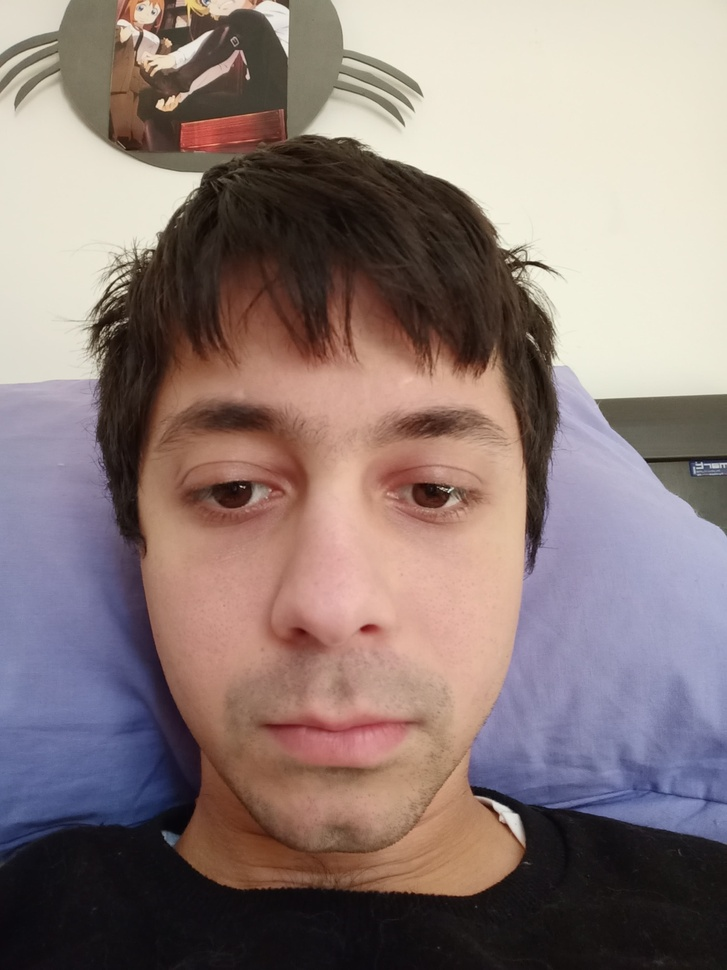
#> input picture DataSet-Trial/face2.jpg, 727 x 970 px, shrunk from 3024 x 4032 before the run
$ python -i SkinSegmentation.py   (imports and definitions only)
#> lines starting #> are read from the running program, lines starting #| are printed output that depends on the picture; after the words box and inside, x2 and y2 are one past the last pixel; in counts of white or black regions, pixels touching at a corner belong together
#> further down, picture is the input picture: shape (970, 727, 3); mean B, G, R 120.2, 123.7, 140.7
import cv2
import numpy as np
import skimage.io as io

#----------------------------------------------------------------------------
# function used to exract skin from image
# input: image
# output: skin mask
def segmentSkin(img):
    B=img[:,:,0]
    G=img[:,:,1]
    R=img[:,:,2]

    hsv=cv2.cvtColor(img,cv2.COLOR_BGR2HSV)
#> hsv: shape (970, 727, 3); mean H, S, V 49.8, 70.4, 147.9
    h=hsv[:,:,0]
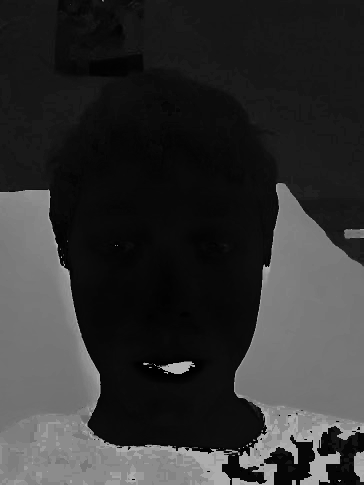
#> h: shape (970, 727) (shown at 1/2 size); min 0, max 179, mean 49.8
    s=hsv[:,:,1]
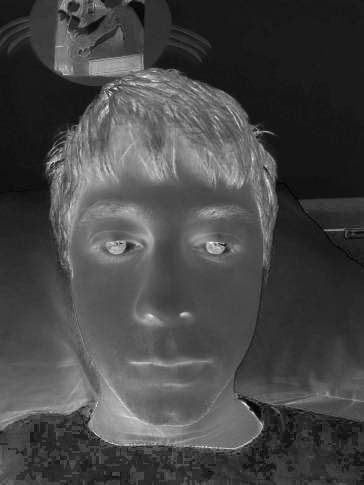
#> s: shape (970, 727) (shown at 1/2 size); min 0, max 255, mean 70.4
    v=hsv[:,:,2]
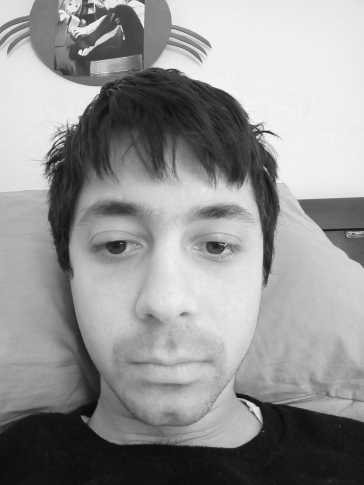
#> v: shape (970, 727) (shown at 1/2 size); min 7, max 255, mean 147.9

    Y=0.299*R+0.587*G+0.114*B
    Cb=(B-Y)*0.564+128
    Cr=(R-Y)*0.713+128
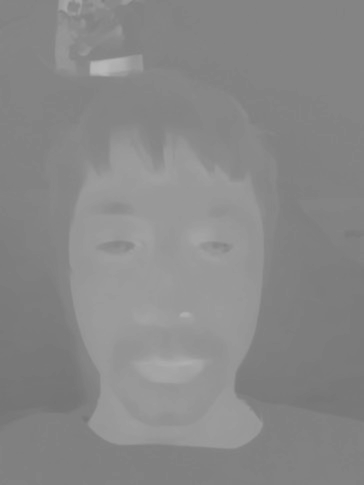
#> Cr: shape (970, 727) float64 (shown at 1/2 size); min 115.8, max 185.8, mean 136.8

    skin_one = np.zeros((len(img),len(img[0])))
#> skin_one: shape (970, 727) float64; every value is 0
    skin_one_h = np.logical_and(h>=0.0,h<=50.0)
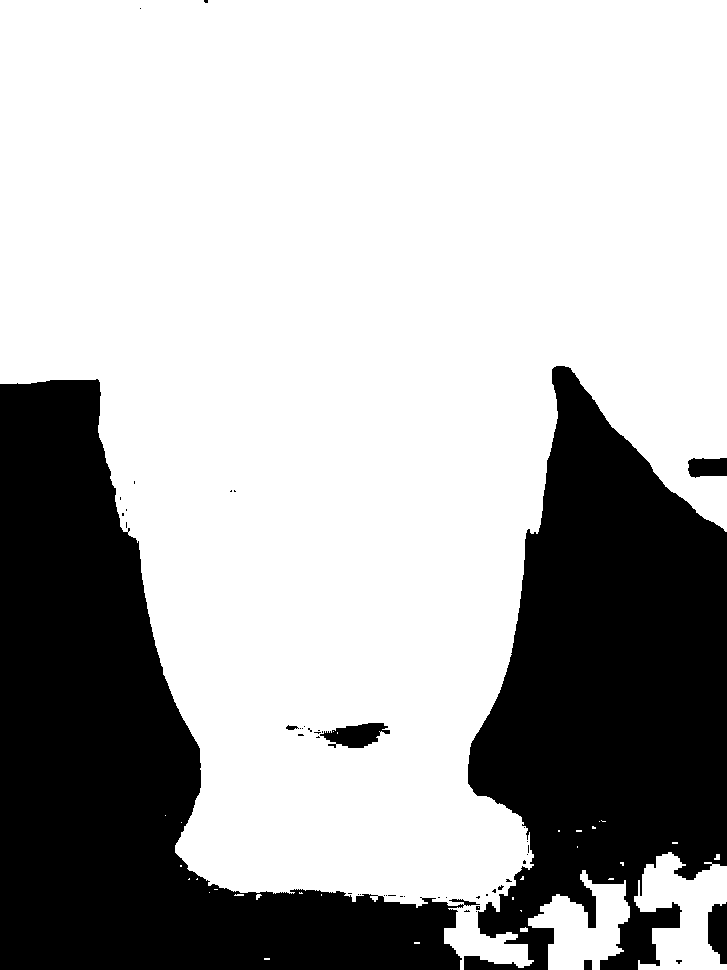
#> skin_one_h: shape (970, 727) bool; 69.6% white; 49 black regions (42 under 20 px), largest, box (x1, y1, x2, y2) and area: (0, 379, 480, 970) 112845, (464, 366, 727, 970) 98324, (320, 723, 390, 748) 1077
    skin_one_s = np.logical_and(s>=0.23,s<=0.68)
#> skin_one_s: shape (970, 727) bool; every value is 0
    skin_one_rgb =  np.logical_and(np.logical_and(np.logical_and(np.logical_and(np.logical_and(R>95,G>40),B>20),R>G),R>B),np.absolute(np.array(R)-np.array(G)) > 15)
#> skin_one_rgb: shape (970, 727) bool; 28.2% white; 90 white regions (74 under 20 px), largest, box (x1, y1, x2, y2) and area: (138, 285, 530, 896) 186500, (109, 0, 192, 151) 5567, (179, 109, 289, 158) 3621
    skin_one = np.logical_and(np.logical_and(skin_one_h,skin_one_rgb),skin_one_s)

    skin_two = np.zeros((len(img),len(img[0])))
    skin_two_rgb = np.logical_and(np.logical_and(np.logical_and(np.logical_and(np.logical_and(R>95,G>40),B>20),R>G),R>B),np.absolute(np.array(R)-np.array(G))>15)
    skin_two_YCbCr = np.logical_and(np.logical_and(np.logical_and(np.logical_and(np.logical_and(np.logical_and(np.logical_and(Cr>135,Cb>85),Y>80),Cr<=((1.5862*Cb)+20)),Cr>=((0.3448*Cb)+76.2069)),
                                    Cr>=((-4.5652*Cb)+234.5652)),Cr<=((-1.15*Cb)+301.75)),Cr<=((-2.2857*Cb)+432.85))
#> skin_two_YCbCr: shape (970, 727) bool; 26.6% white; 185 white regions (143 under 20 px), largest, box (x1, y1, x2, y2) and area: (138, 294, 528, 896) 173620, (106, 0, 197, 151) 5755, (178, 110, 278, 160) 2247
    skin_two = np.logical_and(skin_two_YCbCr,skin_two_rgb)
#> skin_two: shape (970, 727) bool; 26.2% white; 118 white regions (97 under 20 px), largest, box (x1, y1, x2, y2) and area: (138, 294, 528, 896) 173554, (109, 0, 190, 151) 5200, (179, 110, 278, 158) 2181
    skin = np.logical_or(skin_one,skin_two)
    skin_image = np.copy(img)
    skin_image[skin] = 255
    skin_image[np.logical_not(skin)] = 0
    holes_filled_skin_image = fill_holes(skin_image)
    holes_filled_skin_image = holes_filled_skin_image.astype(np.uint8)
    holes_filled_skin_image = cv2.cvtColor(holes_filled_skin_image,cv2.COLOR_RGB2GRAY)
    cv2.imshow('skin_image', holes_filled_skin_image)
    return holes_filled_skin_image
#----------------------------------------------------------------------------
# function used to support segmentSkin function by filling holes in the skin mask from image
# input: skin mask
# output: skin mask
def fill_holes(img):
    kernel = cv2.getStructuringElement(cv2.MORPH_ELLIPSE,(5,5))
    res = cv2.morphologyEx(img,cv2.MORPH_OPEN,kernel)
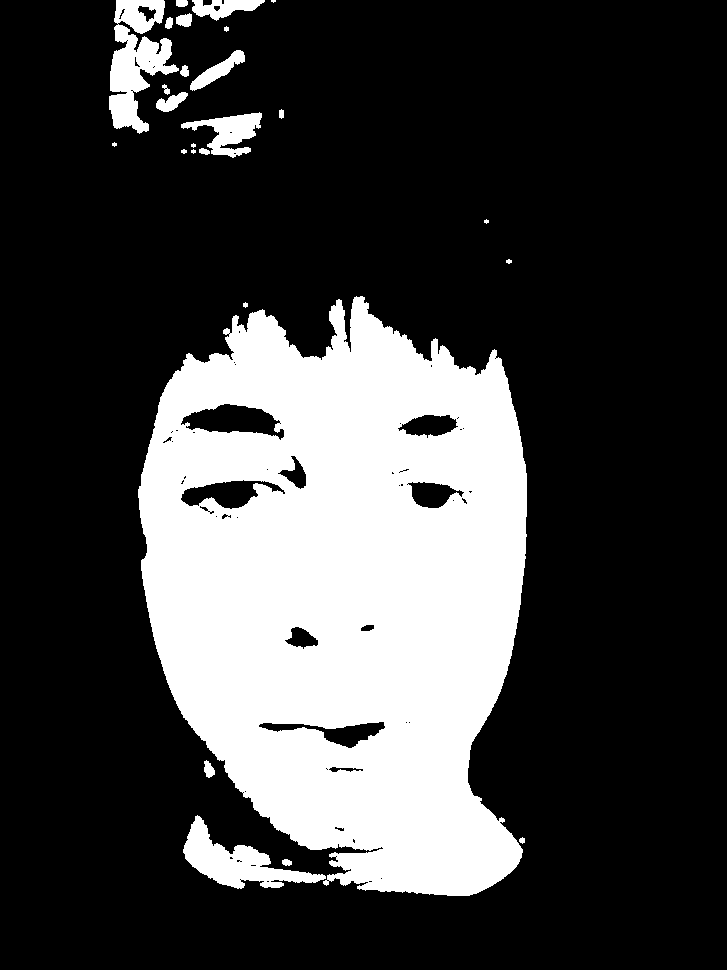
#> res: shape (970, 727, 3); 25.7% white; 26 white regions (5 under 20 px), largest, box (x1, y1, x2, y2) and area: (138, 296, 527, 896) 168138, (109, 0, 179, 134) 4803, (183, 815, 326, 889) 3863
    return res
#----------------------------------------------------------------------------
# function used to exract skin from image
# input: image, skin mask
# output: skin only image
# [36 lines left out: function extractSkin, not called in this run]

>>> import cv2
>>> picture = cv2.imread('DataSet-Trial/face2.jpg')
>>> result = segmentSkin(picture)

$ run again, on DataSet-Trial/face3.jpg
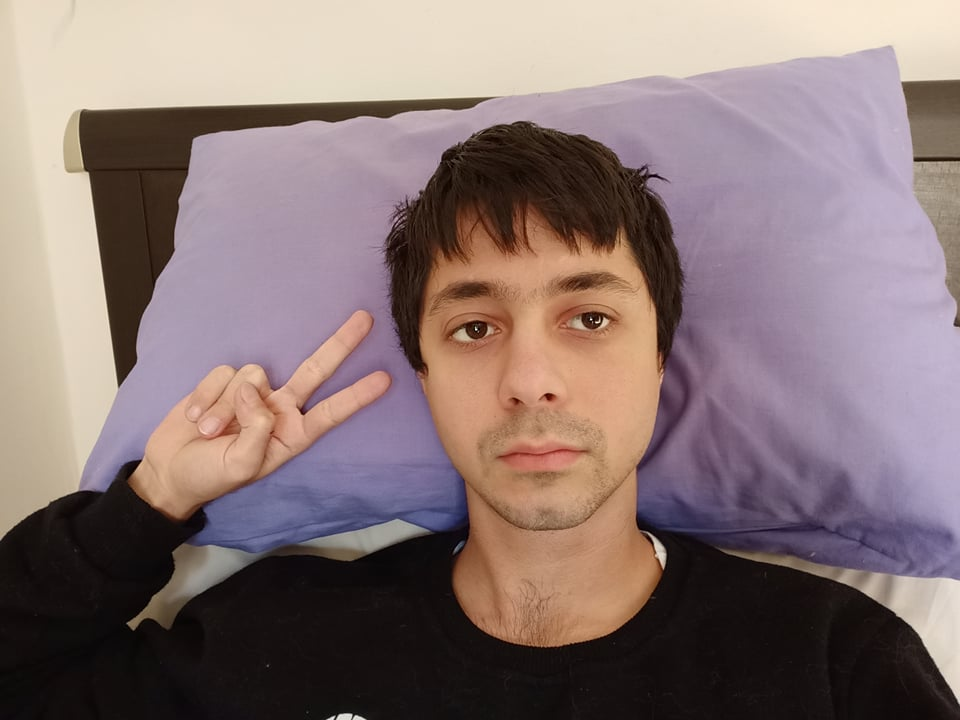
#> input picture DataSet-Trial/face3.jpg, 960 x 720 px
#> picture is the input picture: shape (720, 960, 3); mean B, G, R 116.2, 117.6, 136.4
#> hsv: shape (720, 960, 3); mean H, S, V 62.6, 67.8, 139.5
#> skin_one: shape (720, 960) float64; every value is 0
#> in segmentSkin, `skin_one_h = np.logical_and(h>=0.0,h<=50.0)`:
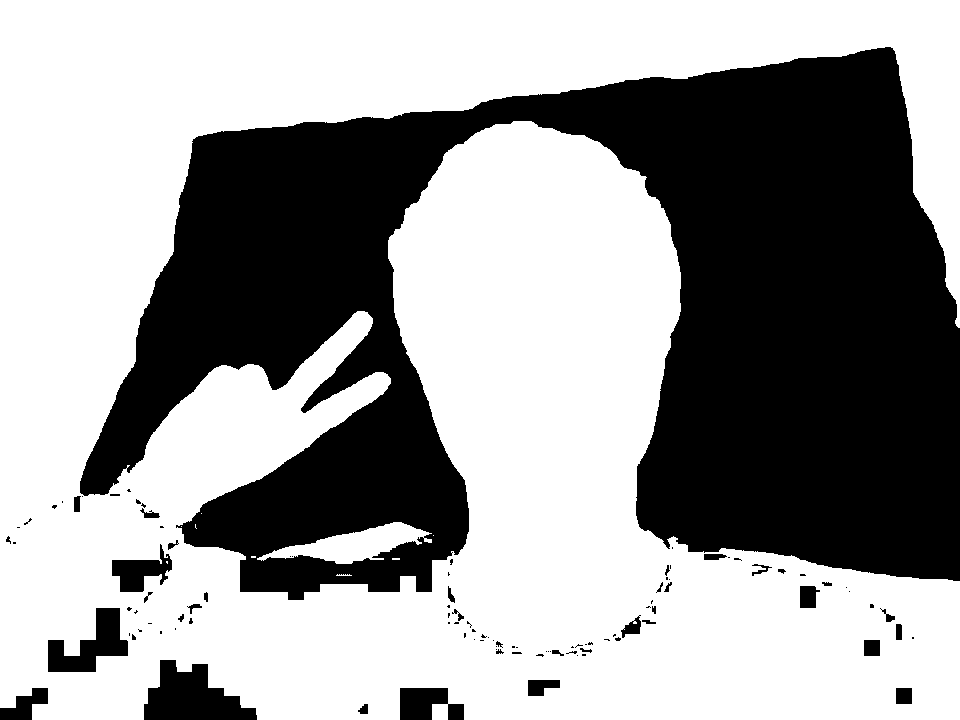
#> skin_one_h: shape (720, 960) bool; 61.6% white; 105 black regions (67 under 20 px), largest, box (x1, y1, x2, y2) and area: (80, 47, 960, 600) 251494, (144, 660, 257, 720) 4175, (48, 608, 128, 672) 2559
#> skin_one_s: shape (720, 960) bool; every value is 0
#> skin_one_rgb: shape (720, 960) bool; 24.8% white; 130 white regions (102 under 20 px), largest, box (x1, y1, x2, y2) and area: (415, 204, 683, 647) 82468, (129, 62, 784, 519) 63105, (0, 352, 84, 538) 9095
#> skin_two_YCbCr: shape (720, 960) bool; 35% white; 129 white regions (107 under 20 px), largest, box (x1, y1, x2, y2) and area: (0, 0, 960, 539) 132527, (417, 209, 666, 647) 79611, (130, 310, 392, 518) 22200
#> skin_two: shape (720, 960) bool; 18.1% white; 164 white regions (132 under 20 px), largest, box (x1, y1, x2, y2) and area: (417, 209, 665, 647) 79552, (130, 310, 392, 518) 22200, (0, 352, 82, 538) 9076
#> in fill_holes, `res = cv2.morphologyEx(img,cv2.MORPH_OPEN,kernel)`:
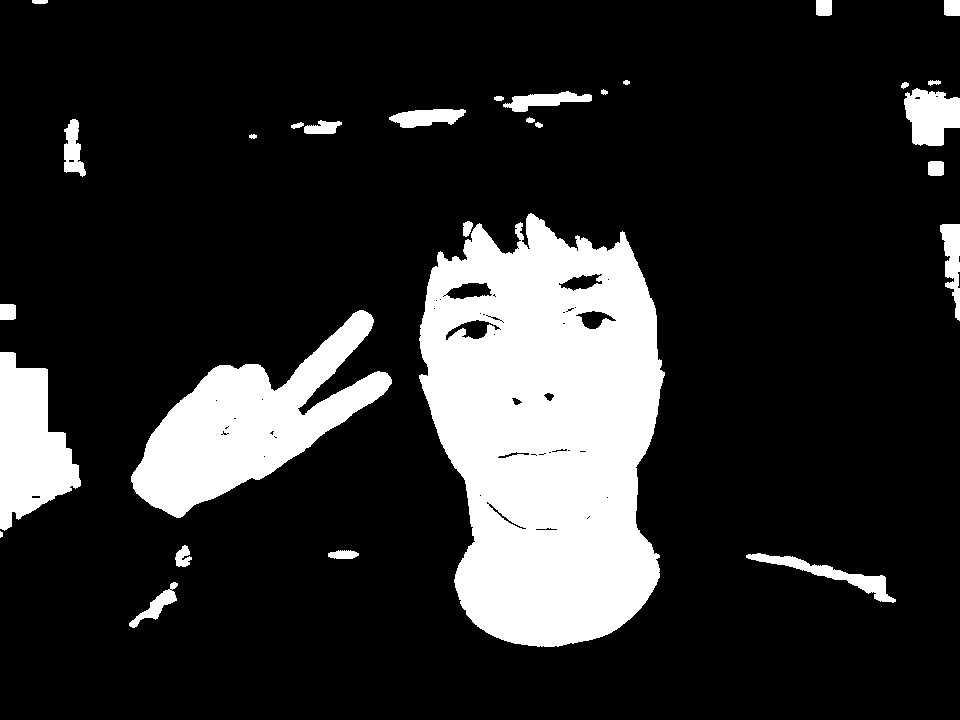
#> res: shape (720, 960, 3); 17.5% white; 29 white regions (1 under 20 px), largest, box (x1, y1, x2, y2) and area: (419, 213, 665, 647) 78784, (131, 310, 392, 518) 22167, (0, 352, 81, 531) 8931

$ run again, on DataSet-Trial/mug.jpg
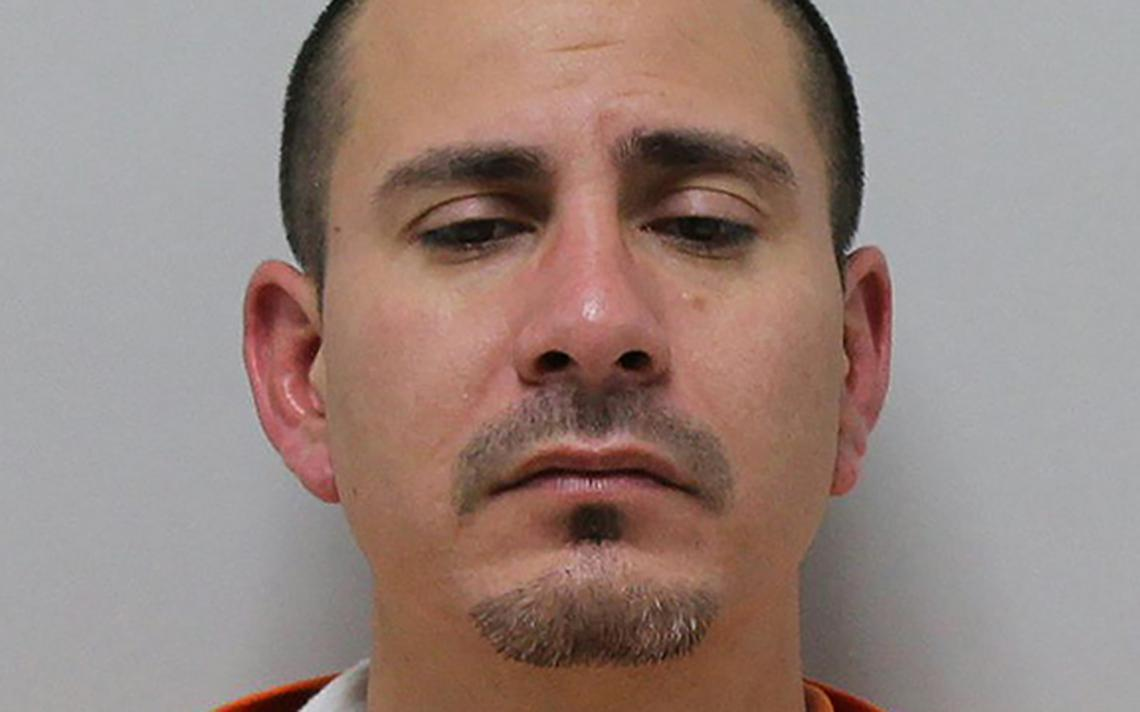
#> input picture DataSet-Trial/mug.jpg, 1140 x 712 px
#> picture is the input picture: shape (712, 1140, 3); mean B, G, R 125.8, 132.6, 152.3
#> hsv: shape (712, 1140, 3); mean H, S, V 58.4, 54, 153.7
#> skin_one: shape (712, 1140) float64; every value is 0
#> in segmentSkin, `skin_one_h = np.logical_and(h>=0.0,h<=50.0)`:
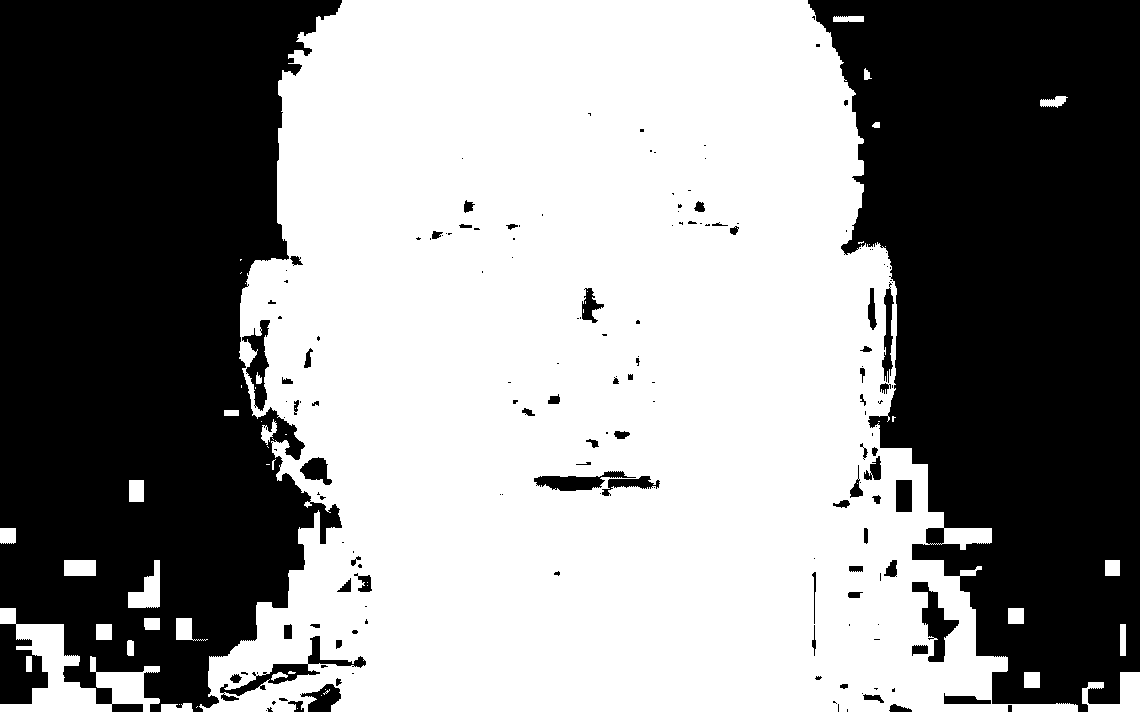
#> skin_one_h: shape (712, 1140) bool; 55.2% white; 166 black regions (97 under 20 px), largest, box (x1, y1, x2, y2) and area: (0, 0, 342, 712) 184784, (808, 0, 1140, 712) 166545, (220, 636, 366, 701) 1522
#> skin_one_s: shape (712, 1140) bool; every value is 0
#> skin_one_rgb: shape (712, 1140) bool; 40.9% white; 83 white regions (63 under 20 px), largest, box (x1, y1, x2, y2) and area: (242, 0, 908, 712) 330222, (212, 670, 343, 712) 999, (811, 623, 816, 650) 99
#> skin_two_YCbCr: shape (712, 1140) bool; 39.5% white; 143 white regions (119 under 20 px), largest, box (x1, y1, x2, y2) and area: (242, 0, 895, 712) 316190, (418, 197, 504, 231) 1377, (208, 670, 344, 712) 771
#> skin_two: shape (712, 1140) bool; 39.1% white; 133 white regions (111 under 20 px), largest, box (x1, y1, x2, y2) and area: (242, 0, 895, 712) 313664, (418, 197, 504, 231) 1376, (212, 670, 343, 712) 673
#> in fill_holes, `res = cv2.morphologyEx(img,cv2.MORPH_OPEN,kernel)`:
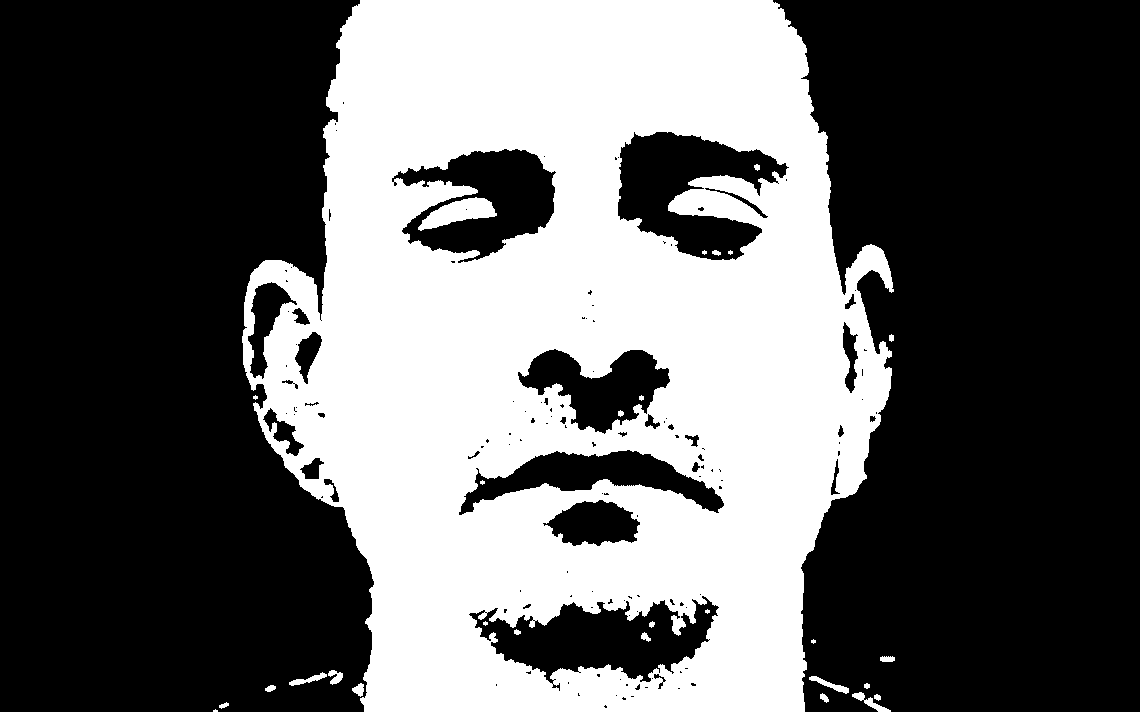
#> res: shape (712, 1140, 3); 38.5% white; 29 white regions (8 under 20 px), largest, box (x1, y1, x2, y2) and area: (242, 0, 894, 712) 309755, (418, 197, 497, 231) 1348, (852, 692, 891, 712) 229
